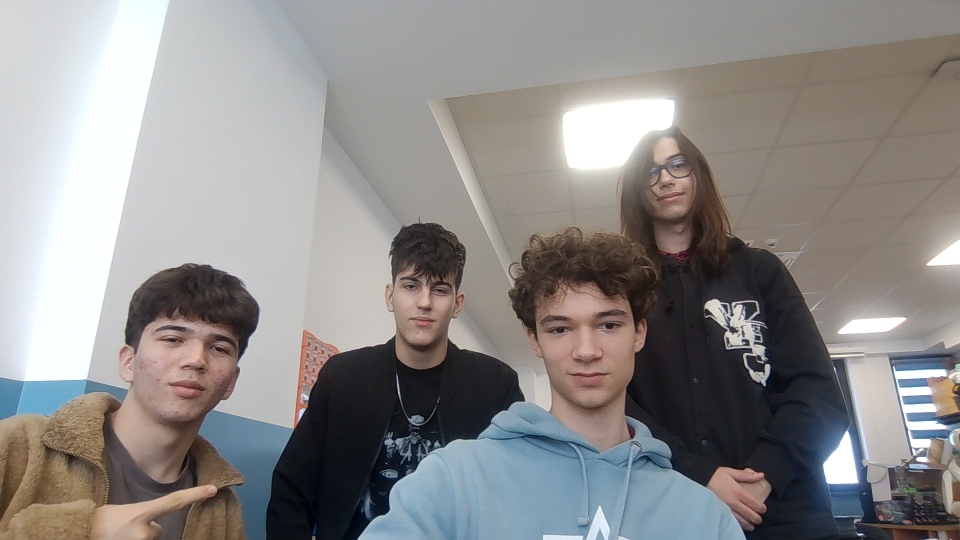
#> input picture mural.jpg, 1920 x 1080 px (shown at 1/2 size)
$ python color_selector.py mural.jpg 3 mural.jpg
#> lines starting #> are read from the running program, lines starting #| are printed output that depends on the picture
"""
MuralBot Color Selector

Advanced color selection algorithms for MuralBot to choose optimal
spray paint colors based on image analysis.
"""

import os
import json
import numpy as np
from tqdm import tqdm
import cv2
from sklearn.cluster import KMeans
from sklearn.metrics import pairwise_distances
from skimage import color as skcolor
import colorsys

class ColorSelector:
    """
    Advanced color selection for the MuralBot system.
    Provides multiple strategies for selecting optimal colors from a spray paint database.
    """

    def __init__(self, color_db_path=None, max_colors=30):
        """
        Initialize the color selector.

        Args:
            color_db_path (str): Path to color database JSON file. If None, uses default MTN94 database.
            max_colors (int): Maximum number of colors to select.
        """
        self.max_colors = max_colors
        self.color_db_path = color_db_path

        if color_db_path is None:
            # Use default path relative to this file
            self.color_db_path = os.path.join(os.path.dirname(__file__), "data", "mtn94_colors.json")

        # Load color database
        self.color_data = self._load_color_database()
        self.available_colors_rgb = self._extract_rgb_colors()
        self.available_colors_lab = self._convert_to_lab(self.available_colors_rgb)

    def _load_color_database(self):
        """Load colors from the color database file."""
        try:
            with open(self.color_db_path, 'r') as f:
                color_db = json.load(f)
                color_data = color_db["colors"]
                print(f"Loaded {len(color_data)} colors from database")
                return color_data
        except (FileNotFoundError, json.JSONDecodeError) as e:
            print(f"Error loading color database: {e}")
            print("Using default colors instead")
            # Return basic default colors as fallback
            default_colors = [
                {"name": "Black", "code": "BLK", "rgb": [0, 0, 0]},
                {"name": "White", "code": "WHT", "rgb": [255, 255, 255]},
                {"name": "Red", "code": "RED", "rgb": [255, 0, 0]},
                {"name": "Green", "code": "GRN", "rgb": [0, 255, 0]},
                {"name": "Blue", "code": "BLU", "rgb": [0, 0, 255]},
                {"name": "Yellow", "code": "YLW", "rgb": [255, 255, 0]},
                {"name": "Magenta", "code": "MAG", "rgb": [255, 0, 255]},
                {"name": "Cyan", "code": "CYN", "rgb": [0, 255, 255]}
            ]
            return default_colors

    def _extract_rgb_colors(self):
        """Extract RGB values from the color database."""
        available_colors_rgb = []
        for color in self.color_data:
            rgb = tuple(int(c) for c in color["rgb"])
            available_colors_rgb.append(rgb)
        return available_colors_rgb

    def _convert_to_lab(self, rgb_colors):
        """Convert RGB colors to LAB color space for perceptual distance calculations."""
        # Convert to numpy array with correct shape for skimage
        rgb_array = np.array(rgb_colors, dtype=np.float64) / 255.0
        # Convert to LAB color space
        lab_colors = skcolor.rgb2lab(rgb_array.reshape(1, -1, 3)).reshape(-1, 3)
        return lab_colors

    def _rgb_to_lab(self, rgb_color):
        """Convert a single RGB color to LAB."""
        rgb = np.array([rgb_color], dtype=np.float64) / 255.0
        return skcolor.rgb2lab(rgb.reshape(1, 1, 3)).reshape(-1)

    def _rgb_to_hsv(self, rgb_color):
        """Convert a single RGB color to HSV."""
        r, g, b = rgb_color
        return colorsys.rgb_to_hsv(r/255.0, g/255.0, b/255.0)

    def _calculate_color_histogram(self, image_rgb, bins=16):
        """
        Calculate color histogram in HSV space to better represent color distribution.
        Returns histogram and bin edges for each channel.
        """
        # Convert to HSV for better color analysis
        hsv_img = cv2.cvtColor(image_rgb, cv2.COLOR_RGB2HSV)

        # Create flattened array of HSV values
        h, w = image_rgb.shape[:2]
        hsv_flat = hsv_img.reshape(-1, 3)

        # Calculate histograms for each channel
        h_hist, h_edges = np.histogram(hsv_flat[:, 0], bins=bins, range=(0, 180))
        s_hist, s_edges = np.histogram(hsv_flat[:, 1], bins=bins, range=(0, 256))
        v_hist, v_edges = np.histogram(hsv_flat[:, 2], bins=bins, range=(0, 256))

        # Normalize histograms
        h_hist = h_hist.astype(np.float32) / np.sum(h_hist)
        s_hist = s_hist.astype(np.float32) / np.sum(s_hist)
        v_hist = v_hist.astype(np.float32) / np.sum(v_hist)

        return (h_hist, s_hist, v_hist), (h_edges, s_edges, v_edges)

    def select_colors_diverse_spectrum(self, image_rgb):
        """
        Select colors ensuring a diverse range of hues, saturations, and values.
        This method focuses on providing a balanced palette across the color spectrum.

        Args:
            image_rgb: RGB image as numpy array (height, width, 3)

        Returns:
            List of selected RGB color tuples
        """
        print(f"Selecting {self.max_colors} colors using diverse spectrum method...")

        # First, analyze the image's color distribution in HSV space
        histograms, bin_edges = self._calculate_color_histogram(image_rgb, bins=24)
        h_hist, s_hist, v_hist = histograms

        # Convert available colors to HSV for better hue comparison
        available_colors_hsv = [self._rgb_to_hsv(color) for color in self.available_colors_rgb]

        # Calculate importance of each hue range in the image
        h_importance = np.where(h_hist > 0.01, h_hist, 0)  # Ignore very minor hues
        h_importance = h_importance / np.sum(h_importance) if np.sum(h_importance) > 0 else h_importance

        # Calculate weights for the saturation and value dimensions
        s_importance = np.where(s_hist > 0.01, s_hist, 0)
        s_importance = s_importance / np.sum(s_importance) if np.sum(s_importance) > 0 else s_importance

        v_importance = np.where(v_hist > 0.01, v_hist, 0)
        v_importance = v_importance / np.sum(v_importance) if np.sum(v_importance) > 0 else v_importance

        # Target number of colors per hue segment (adaptive based on histogram)
        # We want to make sure we get a good distribution of colors across the hue spectrum
        hue_segments = 8  # Divide the color wheel into 8 segments
        seg_size = 1.0 / hue_segments

        # Calculate the importance of each hue segment
        hue_segment_importance = np.zeros(hue_segments)
        for i in range(hue_segments):
            segment_start = i * seg_size
            segment_end = (i + 1) * seg_size

            # Find histogram bins that fall in this segment
            bin_width = 1.0 / len(h_hist)
            bin_indices = [j for j in range(len(h_hist))
                          if segment_start <= (j * bin_width) < segment_end]

            # Sum the importance of these bins
            for j in bin_indices:
                hue_segment_importance[i] += h_hist[j]

        # Normalize hue segment importance
        if np.sum(hue_segment_importance) > 0:
            hue_segment_importance = hue_segment_importance / np.sum(hue_segment_importance)

        # Calculate target colors per segment (minimum 1 if segment is used in image)
        colors_per_segment = np.zeros(hue_segments, dtype=int)
        remaining_colors = self.max_colors - 2  # Reserve for black and white

        # Assign at least one color to segments with importance > threshold
        min_importance_threshold = 0.05
        important_segments = np.where(hue_segment_importance > min_importance_threshold)[0]

        # Ensure at least one color from important segments
        for segment in important_segments:
            colors_per_segment[segment] = 1
            remaining_colors -= 1

        # Distribute remaining colors proportionally to segment importance
        if remaining_colors > 0 and np.sum(hue_segment_importance) > 0:
            # Additional colors based on importance
            additional_colors = np.round(hue_segment_importance * remaining_colors).astype(int)

            # Adjust to match exactly the remaining count
            while np.sum(additional_colors) > remaining_colors:
                # Remove one from the least important segment that has colors
                idx = np.where(additional_colors > 0)[0]
                if len(idx) > 0:
                    least_important = idx[np.argmin(hue_segment_importance[idx])]
                    additional_colors[least_important] -= 1

            while np.sum(additional_colors) < remaining_colors:
                # Add one to the most important segment
                most_important = np.argmax(hue_segment_importance)
                additional_colors[most_important] += 1

            colors_per_segment += additional_colors

        # Select black and white first
        selected_colors = []
        selected_indices = []

        black_idx = self._find_black_index()
        white_idx = self._find_white_index()

        if black_idx is not None:
            selected_indices.append(black_idx)
            selected_colors.append(self.available_colors_rgb[black_idx])
            print(f"Added black: {self.color_data[black_idx]['name']} - RGB{self.available_colors_rgb[black_idx]}")

        if white_idx is not None:
            selected_indices.append(white_idx)
            selected_colors.append(self.available_colors_rgb[white_idx])
            print(f"Added white: {self.color_data[white_idx]['name']} - RGB{self.available_colors_rgb[white_idx]}")

        # For each hue segment, select the best colors
        available_indices = [i for i in range(len(self.available_colors_rgb))
                            if i not in selected_indices]

        print("Selecting diverse color spectrum...")
        for segment in range(hue_segments):
            # Skip if no colors allocated to this segment
            if colors_per_segment[segment] == 0:
                continue

            segment_start = segment * seg_size
            segment_end = (segment + 1) * seg_size

            # Find available colors in this hue segment
            segment_colors = []
            for i in available_indices:
                h, s, v = available_colors_hsv[i]
                # Check if color's hue falls in this segment
                # Handle the circular nature of hue
                if segment == hue_segments - 1:  # Last segment wraps around
                    if h >= segment_start or h < segment_end:
                        segment_colors.append(i)
                else:
                    if segment_start <= h < segment_end:
                        segment_colors.append(i)

            # If not enough colors in this segment, borrow from adjacent segments
            if len(segment_colors) < colors_per_segment[segment]:
                # Expand search to nearby segments
                expanded_colors = []
                expand_range = 0.1  # Look 10% beyond segment boundaries

                for i in available_indices:
                    if i not in segment_colors:
                        h, s, v = available_colors_hsv[i]
                        # Check expanded range
                        if ((segment_start - expand_range) % 1.0 <= h < (segment_end + expand_range) % 1.0):
                            expanded_colors.append(i)

                # Add expanded colors until we have enough
                segment_colors.extend(expanded_colors)

            # If we still don't have enough colors, just use any available colors
            if len(segment_colors) < colors_per_segment[segment]:
                remaining_needed = colors_per_segment[segment] - len(segment_colors)
                for i in available_indices:
                    if i not in segment_colors:
                        segment_colors.append(i)
                        remaining_needed -= 1
                        if remaining_needed <= 0:
                            break

            # Score colors by saturation and value distribution
            color_scores = []
            for i in segment_colors:
                h, s, v = available_colors_hsv[i]

                # Find which bins this color falls into
                s_bin = min(int(s * len(s_hist)), len(s_hist) - 1)
                v_bin = min(int(v * len(v_hist)), len(v_hist) - 1)

                # Score based on histogram importance
                s_score = s_importance[s_bin] if s_bin < len(s_importance) else 0
                v_score = v_importance[v_bin] if v_bin < len(v_importance) else 0

                # Combine scores - give more weight to saturation
                combined_score = 0.6 * s_score + 0.4 * v_score

                # Boost score for colors with medium to high saturation (more vibrant)
                if 0.3 < s < 0.9:
                    combined_score *= 1.5

                color_scores.append((i, combined_score))

            # Sort by score and select the best ones
            color_scores.sort(key=lambda x: x[1], reverse=True)
            selected_from_segment = 0

            for i, score in color_scores:
                if selected_from_segment >= colors_per_segment[segment]:
                    break

                if i not in selected_indices:
                    selected_indices.append(i)
                    selected_colors.append(self.available_colors_rgb[i])
                    available_indices.remove(i)
                    selected_from_segment += 1

                    # Print the selected color
                    color_name = self.color_data[i]["name"]
                    code = self.color_data[i]["code"] if "code" in self.color_data[i] else ""
                    rgb = self.available_colors_rgb[i]
                    h, s, v = available_colors_hsv[i]
                    print(f"Selected: {color_name} ({code}) - RGB{rgb} - HSV({h:.2f}, {s:.2f}, {v:.2f})")

        # If we still don't have enough colors, add the most vibrant remaining colors
        while len(selected_colors) < self.max_colors and available_indices:
            # Find the most vibrant remaining colors (high saturation, medium-high value)
            best_vibrant_idx = -1
            best_vibrant_score = -1

            for i in available_indices:
                h, s, v = available_colors_hsv[i]
                # Favor saturated colors with good value
                vibrance_score = s * (0.5 + 0.5 * v)  # Balance saturation with value

                if vibrance_score > best_vibrant_score:
                    best_vibrant_score = vibrance_score
                    best_vibrant_idx = i

            if best_vibrant_idx != -1:
                selected_indices.append(best_vibrant_idx)
                selected_colors.append(self.available_colors_rgb[best_vibrant_idx])
                available_indices.remove(best_vibrant_idx)

                # Print the selected color
                color_name = self.color_data[best_vibrant_idx]["name"]
                code = self.color_data[best_vibrant_idx]["code"] if "code" in self.color_data[best_vibrant_idx] else ""
                rgb = self.available_colors_rgb[best_vibrant_idx]
                print(f"Added vibrant color: {color_name} ({code}) - RGB{rgb}")
            else:
                break

        print(f"Final diverse selection: {len(selected_colors)} colors")
        return selected_colors

    def _find_black_index(self):
        """Find index of black color in the database."""
        for i, color in enumerate(self.available_colors_rgb):
            if color[0] < 20 and color[1] < 20 and color[2] < 20:
                return i
        return None

    def _find_white_index(self):
        """Find index of white color in the database."""
        for i, color in enumerate(self.available_colors_rgb):
            if color[0] > 240 and color[1] > 240 and color[2] > 240:
                return i
        return None

    def select_colors(self, image_rgb, strategy="dominant_kmeans"):
        """
        Select optimal colors for painting the image.

        Args:
            image_rgb: RGB image as numpy array (height, width, 3)
            strategy (str): Color selection strategy:
                - "dominant_kmeans": Select colors based on dominant colors (k-means)
                - "perceptual_distribution": Maximize perceptual color space coverage
                - "region_based": Analyze image regions and select representative colors
                - "diverse_spectrum": Ensure diverse color range across hue spectrum

        Returns:
            List of selected RGB color tuples
        """
        if strategy == "dominant_kmeans":
            return self.select_colors_dominant_kmeans(image_rgb)
        elif strategy == "perceptual_distribution":
            return self.select_colors_perceptual_distribution(image_rgb)
        elif strategy == "region_based":
            return self.select_colors_region_based(image_rgb)
        elif strategy == "diverse_spectrum":
            return self.select_colors_diverse_spectrum(image_rgb)
        else:
            print(f"Unknown strategy '{strategy}', defaulting to diverse_spectrum")
            return self.select_colors_diverse_spectrum(image_rgb)

# Testing function
def main():
    """Test the color selector with a sample image."""
    import sys
    import matplotlib.pyplot as plt

    if len(sys.argv) < 2:
        print("Usage: python color_selector.py <image_path> [max_colors] [strategy]")
        return

    image_path = sys.argv[1]
    max_colors = int(sys.argv[2]) if len(sys.argv) > 2 else 12
    strategy = sys.argv[3] if len(sys.argv) > 3 else "diverse_spectrum"

    # Load image
    image = cv2.imread(image_path)
#> image is the input picture: shape (1080, 1920, 3); mean B, G, R 137.8, 138.8, 141.5
    if image is None:
        print(f"Could not load image {image_path}")
        return

    # Convert from BGR to RGB
    image_rgb = cv2.cvtColor(image, cv2.COLOR_BGR2RGB)

    # Create color selector
    selector = ColorSelector(max_colors=max_colors)
#> (reads data/mtn94_colors.json from the repository)

    # Select colors
    selected_colors = selector.select_colors(image_rgb, strategy=strategy)
#> in _calculate_color_histogram, `hsv_img = cv2.cvtColor(image_rgb, cv2.COLOR_RGB2HSV)`: hsv_img: shape (1080, 1920, 3); mean H, S, V 60.6, 39.6, 148.6
#> in _calculate_color_histogram, `h_hist, h_edges = np.histogram(hsv_flat[:, 0], bins=bins, range=(0, 18..`: h_hist = 24 values, max 410590 at index 2, min 319 at index 9, mean 86400; h_edges = 25 values from 0 to 180
#> in _calculate_color_histogram, `s_hist, s_edges = np.histogram(hsv_flat[:, 1], bins=bins, range=(0, 25..`: s_hist = 24 values, max 658594 at index 0, min 585 at index 22, mean 86400; s_edges = 25 values from 0 to 256
#> in _calculate_color_histogram, `v_hist, v_edges = np.histogram(hsv_flat[:, 2], bins=bins, range=(0, 25..`: v_hist = 24 values, max 224618 at index 14, min 936 at index 0, mean 86400; v_edges = 25 values from 0 to 256
#> in _calculate_color_histogram, `h_hist = h_hist.astype(np.float32) / np.sum(h_hist)`: h_hist = 24 values, max 0.198 at index 2, min 0.000154 at index 9, mean 0.0417
#> in _calculate_color_histogram, `s_hist = s_hist.astype(np.float32) / np.sum(s_hist)`: s_hist = 24 values, max 0.318 at index 0, min 0.000282 at index 22, mean 0.0417
#> in _calculate_color_histogram, `v_hist = v_hist.astype(np.float32) / np.sum(v_hist)`: v_hist = 24 values, max 0.108 at index 14, min 0.000451 at index 0, mean 0.0417
#> in select_colors_diverse_spectrum, `h_importance = np.where(h_hist > 0.01, h_hist, 0)`: h_importance = 24 values, max 0.198 at index 2, min 0 at index 5, mean 0.0407
#> in select_colors_diverse_spectrum, `h_importance = h_importance / np.sum(h_importance) if np.sum(h_importa..`: h_importance = 24 values, max 0.203 at index 2, min 0 at index 5, mean 0.0417
#> in select_colors_diverse_spectrum, `s_importance = np.where(s_hist > 0.01, s_hist, 0)`: s_importance = 24 values, max 0.318 at index 0, min 0 at index 12, mean 0.0407
#> in select_colors_diverse_spectrum, `s_importance = s_importance / np.sum(s_importance) if np.sum(s_importa..`: s_importance = 24 values, max 0.325 at index 0, min 0 at index 12, mean 0.0417
#> in select_colors_diverse_spectrum, `v_importance = np.where(v_hist > 0.01, v_hist, 0)`: v_importance = 24 values, max 0.108 at index 14, min 0 at index 0, mean 0.0412
#> in select_colors_diverse_spectrum, `v_importance = v_importance / np.sum(v_importance) if np.sum(v_importa..`: v_importance = 24 values, max 0.109 at index 14, min 0 at index 0, mean 0.0417
#> the loop in select_colors_diverse_spectrum, `for i in range(hue_segments):` made 8 passes
#> bin_indices on passes 1 to 8: [0, 1, 2], [3, 4, 5], [6, 7, 8], [9, 10, 11], [12, 13, 14], [15, 16, 17], [18, 19, 20], [21, 22, 23]
#> after the loop in select_colors_diverse_spectrum, `for i in range(hue_segments):`: hue_segment_importance = [0.464, 0.0596, 0.00525, 0.0206, 0.28, 0.111, 0.0236, 0.0355]
#> in select_colors_diverse_spectrum, `important_segments = np.where(hue_segment_importance > min_importance_..`: important_segments = [0, 1, 4, 5]
#> the loop in select_colors_diverse_spectrum, `for segment in important_segments:` made 4 passes
#> remaining_colors on passes 1 to 2: 0, -1
#> (segment, remaining_colors) on passes 3 to 4: (4, -2), (5, -3)
#> after the loop in select_colors_diverse_spectrum, `for segment in important_segments:`: colors_per_segment = [1, 1, 0, 0, 1, 1, 0, 0]; remaining_colors = -3
#> after the loop in select_colors_diverse_spectrum, `for segment in range(hue_segments):`: available_indices = 201 values from 1 to 206; selected_colors = [(0, 0, 0), (255, 255, 255), (200, 200, 200), (140, 140, 136), (195, 198, 201), (146, 120, 198)]; selected_indices = [7, 0, 128, 186, 3, 98]
#| Final diverse selection: 6 colors

    # Display results
    plt.figure(figsize=(12, 8))

    # Display original image
    plt.subplot(2, 1, 1)
    plt.imshow(image_rgb)
    plt.title("Original Image")
    plt.axis('off')

    # Display selected colors
    plt.subplot(2, 1, 2)
    for i, color in enumerate(selected_colors):
        plt.fill([i, i+0.9, i+0.9, i], [0, 0, 1, 1], color=[c/255 for c in color])
        plt.text(i+0.45, 0.5, f"{i+1}", ha='center', va='center',
                 color='white' if sum(color) < 380 else 'black')
#> this loop made 6 passes

    plt.xlim(0, len(selected_colors))
    plt.ylim(0, 1)
    plt.title(f"Selected Colors ({strategy})")
    plt.axis('off')

    plt.tight_layout()
    plt.savefig(f"selected_colors_{strategy}.png")
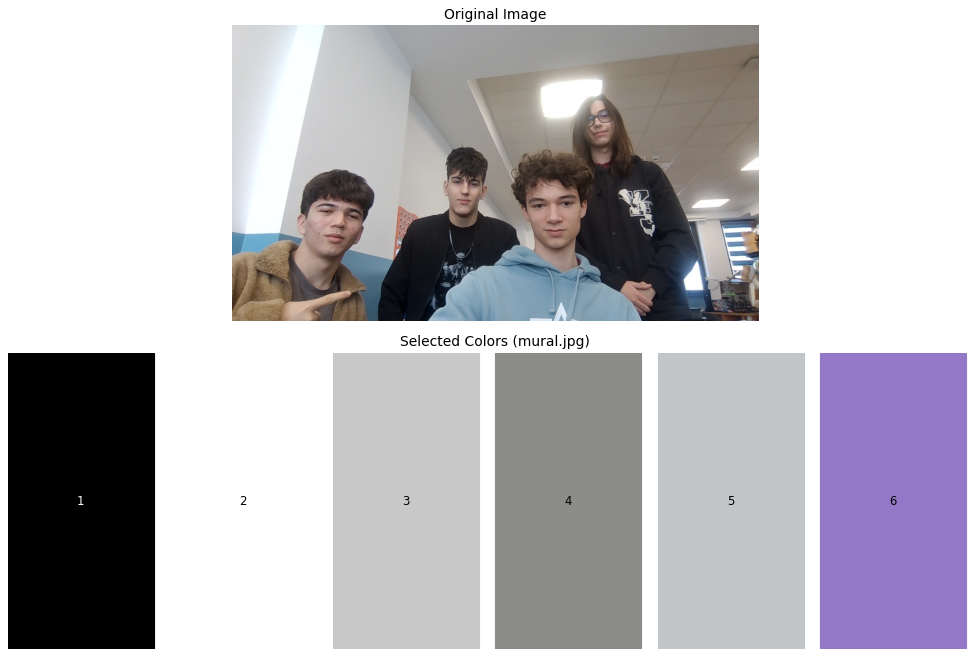
#> figure drawn by matplotlib, 2 panels
    plt.show()

if __name__ == "__main__":
    main()
